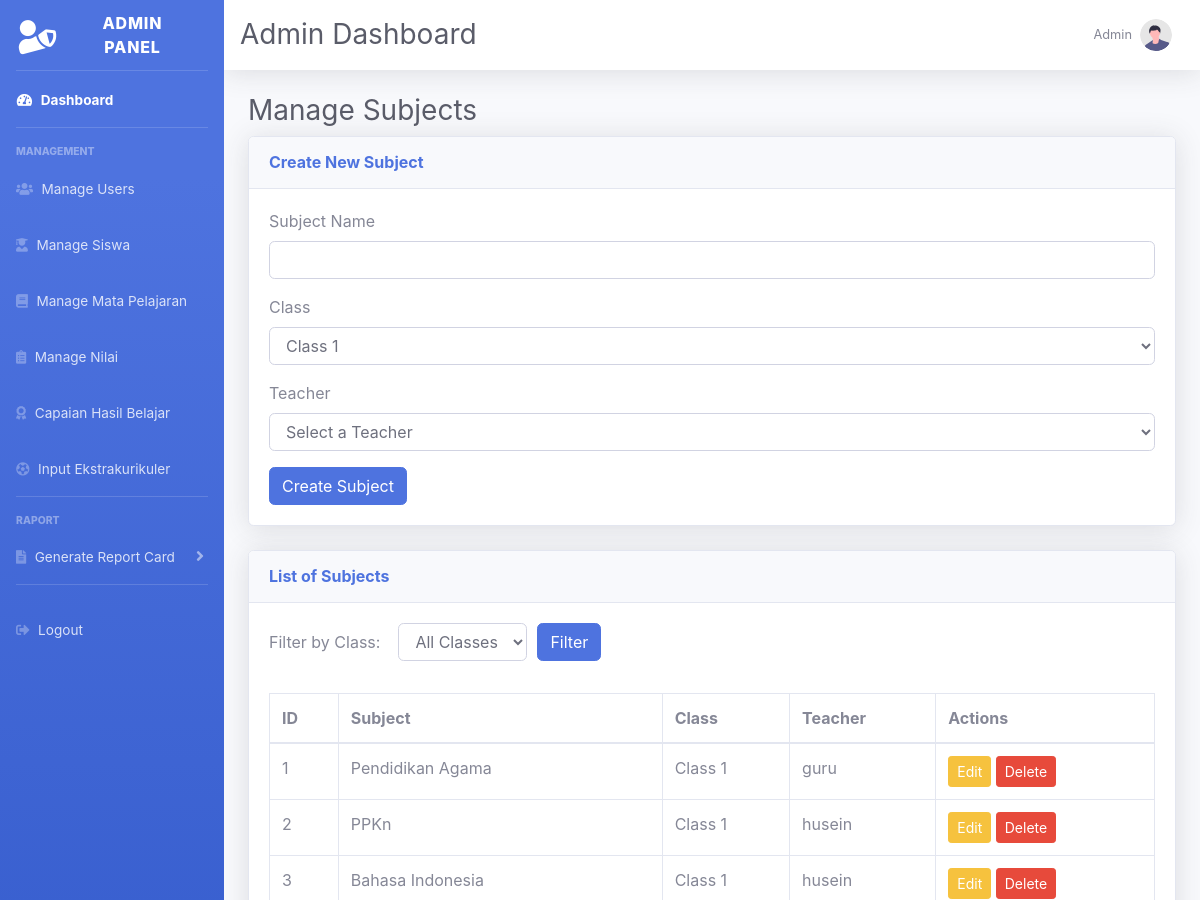
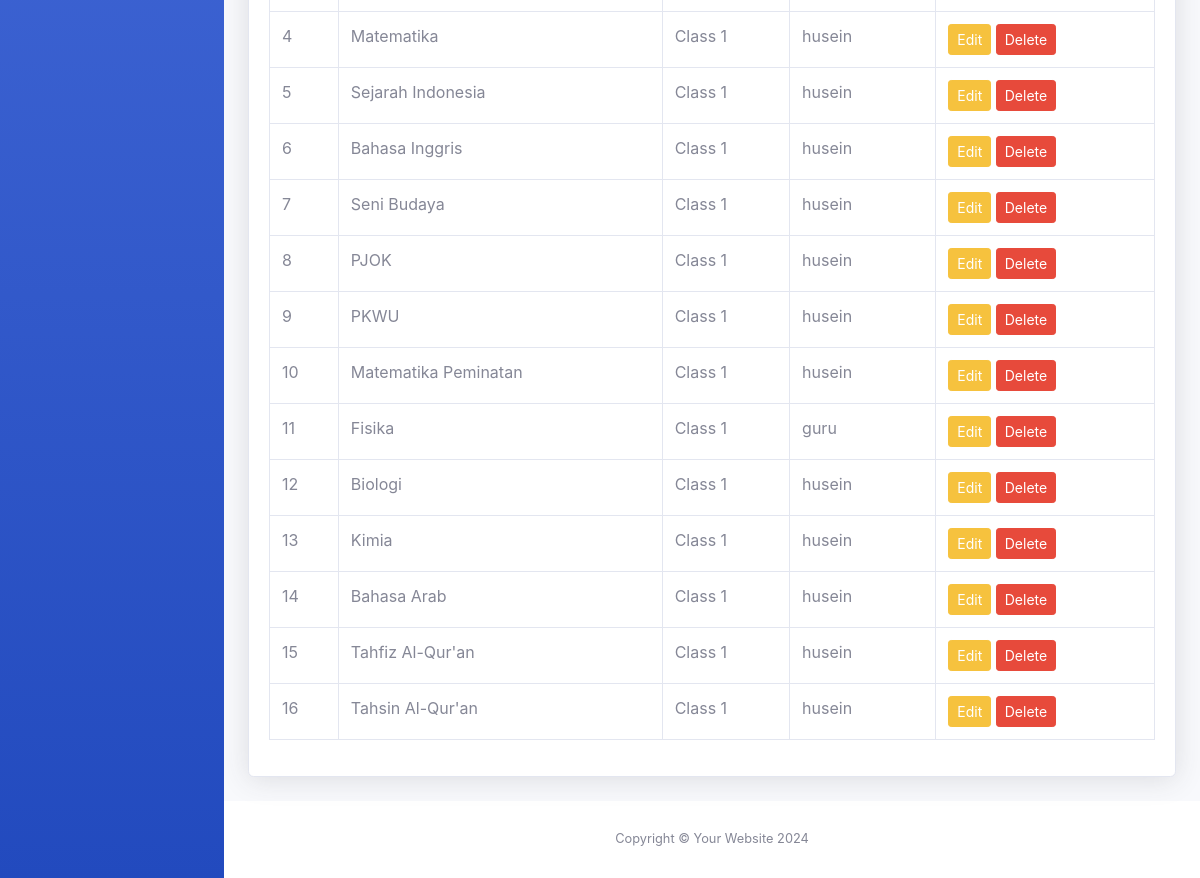
/admin/manage_subjects.php (signed in), run on the app's committed database (2 pictures, top to bottom).
### tables this page shows
CREATE TABLE `subjects` (
  `id` int(11) NOT NULL,
  `subject_name` varchar(100) NOT NULL,
  `subject_class` varchar(50) NOT NULL,
  `teacher_id` int(11) DEFAULT NULL,
  `created_at` timestamp NOT NULL DEFAULT current_timestamp()
);

CREATE TABLE `users` (
  `id` int(11) NOT NULL,
  `username` varchar(50) NOT NULL,
  `password` varchar(255) NOT NULL,
  `role` enum('admin','guru','wali_kelas') NOT NULL,
  `created_at` timestamp NOT NULL DEFAULT current_timestamp()
);

### admin/manage_subjects.php (the view, shortened to what this page needs)
<?php
include '../db.php';
$subject_sql = "SELECT subjects.*, users.username AS teacher_name FROM subjects
                LEFT JOIN users ON subjects.teacher_id = users.id";
$subject_result = $conn->query($subject_sql);
?>
<!DOCTYPE html>
<html lang="en">
<head>
    <link href="../assets/vendor/fontawesome-free/css/all.min.css" rel="stylesheet" type="text/css">
    <link href="../assets/vendor/bootstrap/css/bootstrap.min.css" rel="stylesheet">
    <link href="../assets/css/sb-admin-2.min.css" rel="stylesheet">
</head>
<body id="page-top">
<div id="wrapper">
    <?php include 'sidebar.php'; ?>
    <div id="content-wrapper" class="d-flex flex-column">
        <div id="content">
            <?php include 'topbar.php'; ?>
            <div class="container-fluid">
                <h1 class="h3 mb-2 text-gray-800">Manage Subjects</h1>
                <div class="card shadow mb-4">
                    <div class="card-header py-3">
                        <h6 class="m-0 font-weight-bold text-primary">
                            <?php echo isset($edit_subject) ? 'Edit Subject' : 'Create New Subject'; ?>
                        </h6>
                    </div>
                    <div class="card-body">
                        <form method="POST" action="">
                            <div class="form-group">
                                <label for="subject_name">Subject Name</label>
                                <input type="text" name="subject_name" class="form-control" value="<?php echo isset($edit_subject) ? $edit_subject['subject_name'] : ''; ?>" required>
                            </div>
                            <div class="form-group">
                                <label for="subject_class">Class</label>
                                <select name="subject_class" class="form-control" required>
                                    <option value="Class 1" <?php if (isset($edit_subject) && $edit_subject['subject_class'] == 'Class 1') echo 'selected'; ?>>Class 1</option>
                                </select>
                            </div>
                            <div class="form-group">
                                <label for="teacher_id">Teacher</label>
                                <select name="teacher_id" class="form-control" required>
                                    <option value="">Select a Teacher</option>
                                </select>
                            </div>
                            <button type="submit" name="<?php echo isset($edit_subject) ? 'update_subject' : 'create_subject'; ?>" class="btn btn-primary">
                                <?php echo isset($edit_subject) ? 'Update Subject' : 'Create Subject'; ?>
                            </button>
                        </form>
                    </div>
                </div>
                <div class="card shadow mb-4">
                    <div class="card-header py-3">
                        <h6 class="m-0 font-weight-bold text-primary">List of Subjects</h6>
                    </div>
                    <div class="card-body">
                        <form method="POST" action="" class="mb-4">
                            <div class="form-row align-items-center">
                                <div class="col-auto">
                                    <label for="selected_class" class="mr-sm-2">Filter by Class:</label>
                                </div>
                                <div class="col-auto">
                                    <select name="selected_class" class="form-control mb-2">
                                        <option value="">All Classes</option>
                                    </select>
                                </div>
                                <div class="col-auto">
                                    <button type="submit" name="filter_class" class="btn btn-primary mb-2">Filter</button>
                                </div>
                            </div>
                        </form>
                        <div class="table-responsive">
                            <table class="table table-bordered" width="100%" cellspacing="0">
                                <thead>
                                    <tr>
                                        <th>ID</th>
                                        <th>Subject</th>
                                        <th>Class</th>
                                        <th>Teacher</th>
                                        <th>Actions</th>
                                    </tr>
                                </thead>
                                <tbody>
                                    <?php if ($subject_result->num_rows > 0): ?>
                                        <?php while ($row = $subject_result->fetch_assoc()) { ?>
                                            <tr>
                                                <td><?php echo $row['id']; ?></td>
                                                <td><?php echo $row['subject_name']; ?></td>
                                                <td><?php echo $row['subject_class']; ?></td>
                                                <td><?php echo $row['teacher_name']; ?></td>
                                                <td>
                                                    <a href="manage_subjects.php?edit_id=<?php echo $row['id']; ?>" class="btn btn-warning btn-sm">Edit</a>
                                                    <a href="manage_subjects.php?delete_id=<?php echo $row['id']; ?>" class="btn btn-danger btn-sm" onclick="return confirm('Are you sure you want to delete this subject?');">Delete</a>
                                                </td>
                                            </tr>
                                        <?php } ?>
                                    <?php else: ?>
                                        <tr>
                                            <td colspan="5" class="text-center">No subjects found for the selected class.</td>
                                        </tr>
                                    <?php endif; ?>
                                </tbody>
                            </table>
                        </div>
                    </div>
                </div>
            </div>
        </div>
        <?php include 'footer.php'; ?>
    </div>
</div>
</body>
</html>

### admin/sidebar.php (shortened to what this page needs)
<ul class="navbar-nav bg-gradient-primary sidebar sidebar-dark accordion" id="accordionSidebar">
    <a class="sidebar-brand d-flex align-items-center justify-content-center" href="index.php">
        <div class="sidebar-brand-icon rotate-n-15">
            <i class="fas fa-user-shield"></i>
        </div>
        <div class="sidebar-brand-text mx-3">Admin Panel</div>
    </a>
    <hr class="sidebar-divider my-0">
    <li class="nav-item active">
        <a class="nav-link" href="index.php">
            <i class="fas fa-fw fa-tachometer-alt"></i>
            <span>Dashboard</span>
        </a>
    </li>
    <hr class="sidebar-divider">
    <div class="sidebar-heading">Management</div>
    <li class="nav-item">
        <a class="nav-link" href="manage_users.php">
            <i class="fas fa-users"></i>
            <span>Manage Users</span>
        </a>
    </li>
    <li class="nav-item">
        <a class="nav-link" href="manage_students.php">
            <i class="fas fa-user-graduate"></i>
            <span>Manage Siswa</span>
        </a>
    </li>
    <li class="nav-item">
        <a class="nav-link" href="manage_subjects.php">
            <i class="fas fa-book"></i>
            <span>Manage Mata Pelajaran</span>
        </a>
    </li>
    <li class="nav-item">
    <a class="nav-link" href="manage_grades.php">
        <i class="fas fa-clipboard-list"></i>
        <span>Manage Nilai</span>
    </a>
    </li>
    <li class="nav-item">
    <a class="nav-link" href="manage_capaian.php">
        <i class="fas fa-award"></i>
        <span>Capaian Hasil Belajar</span>
    </a>
    </li>
    <li class="nav-item">
        <a class="nav-link" href="manage_ekstrakurikuler.php">
            <i class="fas fa-futbol"></i>
            <span>Input Ekstrakurikuler</span>
        </a>
    </li>
    <hr class="sidebar-divider">
    <div class="sidebar-heading">Raport</div>
    <li class="nav-item">
    <a class="nav-link collapsed" href="#" data-toggle="collapse" data-target="#collapseReportCard" aria-expanded="true" aria-controls="collapseReportCard">
        <i class="fas fa-file-alt"></i>
        <span>Generate Report Card</span>
    </a>
    </li>
    <hr class="sidebar-divider d-none d-md-block">
    <li class="nav-item">
        <a class="nav-link" href="../logout.php">
            <i class="fas fa-sign-out-alt"></i>
            <span>Logout</span>
        </a>
    </li>
</ul>

### admin/topbar.php
<nav class="navbar navbar-expand navbar-light bg-white topbar mb-4 static-top shadow">
    <h1 class="h3 mb-0 text-gray-800">Admin Dashboard</h1>
    <ul class="navbar-nav ml-auto">
        <li class="nav-item dropdown no-arrow">
            <a class="nav-link dropdown-toggle" href="#" id="userDropdown" role="button" data-toggle="dropdown" aria-haspopup="true" aria-expanded="false">
                <span class="mr-2 d-none d-lg-inline text-gray-600 small">Admin</span>
                <img class="img-profile rounded-circle" src="../assets/img/undraw_profile.svg">
            </a>
        </li>
    </ul>
</nav>

### admin/footer.php
<footer class="sticky-footer bg-white">
    <div class="container my-auto">
        <div class="copyright text-center my-auto">
            <span>Copyright &copy; Your Website 2024</span>
        </div>
    </div>
</footer>

### data on the page
subjects: id "1", subject_name "Pendidikan Agama", subject_class "Class 1", teacher.username "guru"
subjects: id "2", subject_name "PPKn", subject_class "Class 1", teacher.username "husein"
subjects: id "3", subject_name "Bahasa Indonesia", subject_class "Class 1", teacher.username "husein"
subjects: id "4", subject_name "Matematika", subject_class "Class 1", teacher.username "husein"
subjects: id "5", subject_name "Sejarah Indonesia", subject_class "Class 1", teacher.username "husein"
subjects: id "6", subject_name "Bahasa Inggris", subject_class "Class 1", teacher.username "husein"
subjects: id "7", subject_name "Seni Budaya", subject_class "Class 1", teacher.username "husein"
subjects: id "8", subject_name "PJOK", subject_class "Class 1", teacher.username "husein"
subjects: id "9", subject_name "PKWU", subject_class "Class 1", teacher.username "husein"
subjects: id "10", subject_name "Matematika Peminatan", subject_class "Class 1", teacher.username "husein"
subjects: id "11", subject_name "Fisika", subject_class "Class 1", teacher.username "guru"
subjects: id "12", subject_name "Biologi", subject_class "Class 1", teacher.username "husein"
subjects: id "13", subject_name "Kimia", subject_class "Class 1", teacher.username "husein"
subjects: id "14", subject_name "Bahasa Arab", subject_class "Class 1", teacher.username "husein"
subjects: id "15", subject_name "Tahfiz Al-Qur'an", subject_class "Class 1", teacher.username "husein"
subjects: id "16", subject_name "Tahsin Al-Qur'an", subject_class "Class 1", teacher.username "husein"
